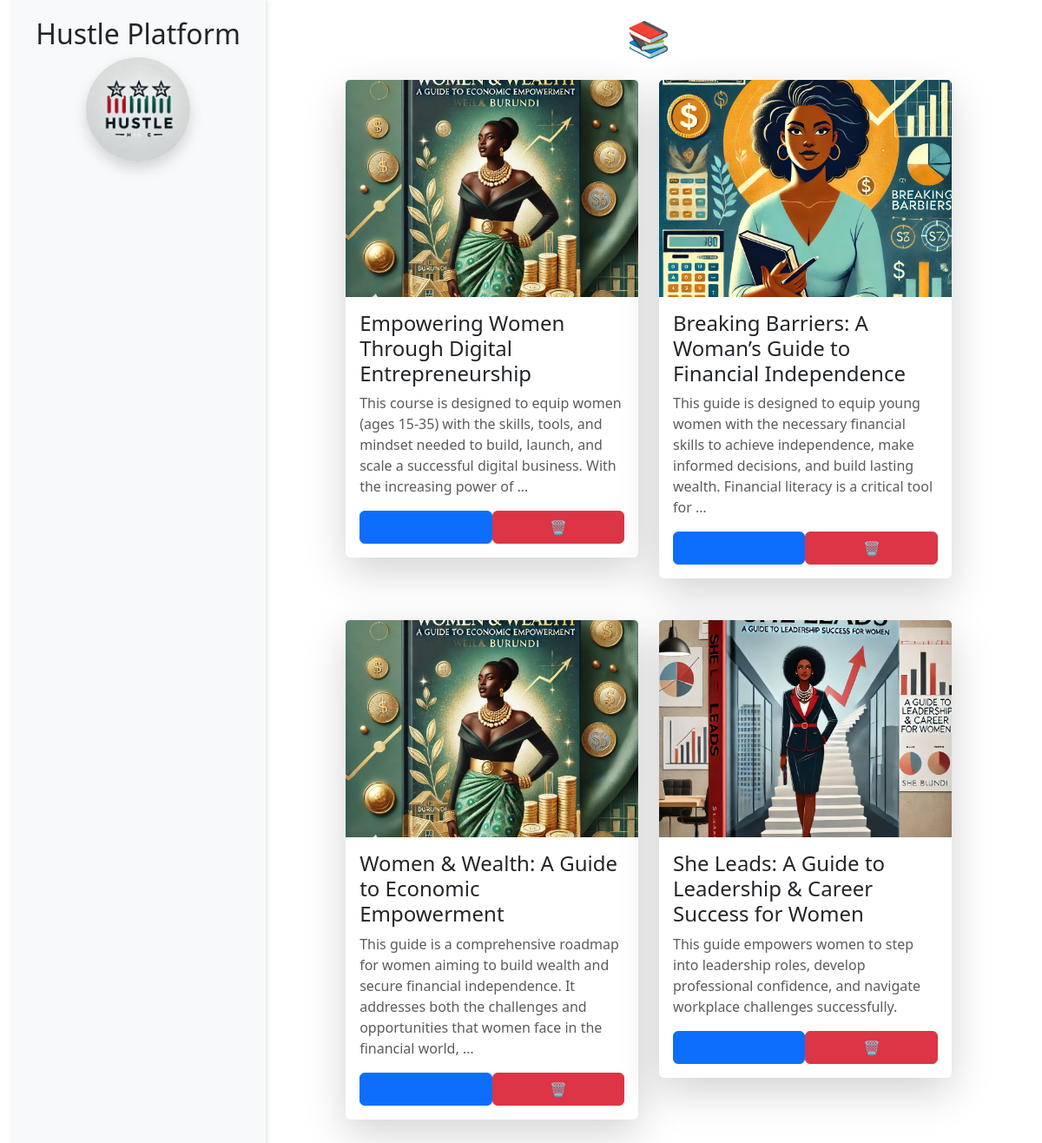
Page /mlearning-resources/ (signed in) on the committed database.
### capstone/models.py (models this page shows, shortened)
class Resource(models.Model):
    title = models.CharField(max_length=255, unique=True)
    description = models.TextField()
    created_by = models.ForeignKey('User', on_delete=models.CASCADE, related_name="uploaded_courses")
    created_at = models.DateTimeField(auto_now_add=True)
    final_quiz = models.OneToOneField('Quiz', on_delete=models.SET_NULL, null=True, blank=True, related_name="final_quiz")
    cover_image = models.ImageField(upload_to='resumes/', null=True, blank=True)
    resource_file = models.FileField(upload_to='course_files/', blank=True, null=True)
    translated_title = models.JSONField(default=dict, blank=True)
    translated_description = models.JSONField(default=dict, blank=True, null=True)

### capstone/views.py (the view)
# urls.py: path('mlearning-resources/', views.mlearning_resources, name='mlearning_resources'),
def mlearning_resources(request):
    base_template = "mentor-base.html" if request.user.is_authenticated and request.user.user_type == "mentor" else "participant-base.html"
    resources = Resource.objects.all().annotate(avg_rating=Avg('ratings__rating')).order_by('id')
    mentorship_requests = MentorshipRequest.objects.filter(mentee=request.user)
    form = ResourceSearchForm(request.GET)
    if form.is_valid():
        keyword = form.cleaned_data.get('keyword')
        topic = form.cleaned_data.get('topic')
        format = form.cleaned_data.get('format')
        difficulty = form.cleaned_data.get('difficulty')
        if keyword:
            resources = resources.filter(title__icontains=keyword)
        if topic:
            resources = resources.filter(topic__icontains=topic)
        if format:
            resources = resources.filter(format=format)
        if difficulty:
            resources = resources.filter(difficulty=difficulty)
    paginator = Paginator(resources, 5)
    page_number = request.GET.get('page')
    if not page_number:
        page_number = 1
    try:
        resources = paginator.page(page_number)
    except PageNotAnInteger:
        resources = paginator.page(1)
    except EmptyPage:
        resources = paginator.page(paginator.num_pages)
    resources = Resource.objects.all()
    context = {
        'resources': resources,
        'form': form,
        'mentorship_requests': mentorship_requests,
        "base_template": base_template,
    }
    return render(request, 'capstone/mentor-learning_resources.html', context)

### capstone/templatetags/custom_filters.py (called while the page is built)
@register.filter
def translate(text, target_lang):
    if text and target_lang:
        try:
            translation = translator.translate(text, dest=target_lang)
            return translation.text
        except Exception as e:
            print(f"Translation failed: {e}")
    return text

### capstone/templates/capstone/mentor-learning_resources.html (shortened to what this page needs)
{% extends 'mentor-base.html' %}
{% load custom_filters %}
{% block mentor_content %}
    <h1 class="text-center mb-4">📚 {{ "Learning Resources"|translate:user.language_preference }}</h1>
    <section class="row justify-content-center">
        {% for resource in resources %}
        <div class="col-md-6 col-lg-5 mb-5">
            <div class="card shadow-lg border-0">
                {% if resource.cover_image %}
                    <img src="{{ resource.cover_image.url }}" class="card-img-top img-fluid" alt="{{ resource.title }}" style="height: 250px; object-fit: cover;">
                {% else %}
                    <img src="/static/default_cover.webp" class="card-img-top img-fluid" alt="Default Cover" style="height: 250px; object-fit: cover;">
                {% endif %}
                <div class="card-body">
                    <h4 class="card-title font-weight-bold">
                        {{ resource.title }}
                    </h4>
                    <p class="card-text text-muted">{{ resource.description|truncatewords:30 }}</p>
                    <div class="d-flex justify-content-between">
                        <a href="{% url 'menroll_course' resource.id %}" target="_blank" class="btn btn-primary w-50">
                        </a>
                        <a href="{% url 'delete_learning_resource' resource.id %}" class="btn btn-danger w-50">
                            🗑 {{ "Delete"|translate:user.language_preference }}
                        </a>
                    </div>
                </div>
            </div>
        </div>
        {% empty %}
        <p class="text-muted text-center w-100">{{ "No resources found."|translate:user.language_preference }}</p>
        {% endfor %}
    </section>
{% endblock %}

### capstone/templates/mentor-base.html (style rules this page uses)
html, body { height: 100%; margin: 0; overflow: hidden; }

### rows in the picture
Resource: cover_image (picture), title "Empowering Women Through Digital Entrepreneurship", description "This course is designed to equip women (ages 15-35) with the skills, tools, and mindset needed to build, launch, and scale a successful digital business. With the increasing power of …"
Resource: cover_image (picture), title "Breaking Barriers: A Woman’s Guide to Financial Independence", description "This guide is designed to equip young women with the necessary financial skills to achieve independence, make informed decisions, and build lasting wealth. Financial literacy is a critical tool for …"
Resource: cover_image (picture), title "Women & Wealth: A Guide to Economic Empowerment", description "This guide is a comprehensive roadmap for women aiming to build wealth and secure financial independence. It addresses both the challenges and opportunities that women face in the financial world, …"
Resource: cover_image (picture), title "She Leads: A Guide to Leadership & Career Success for Women", description "This guide empowers women to step into leadership roles, develop professional confidence, and navigate workplace challenges successfully."
